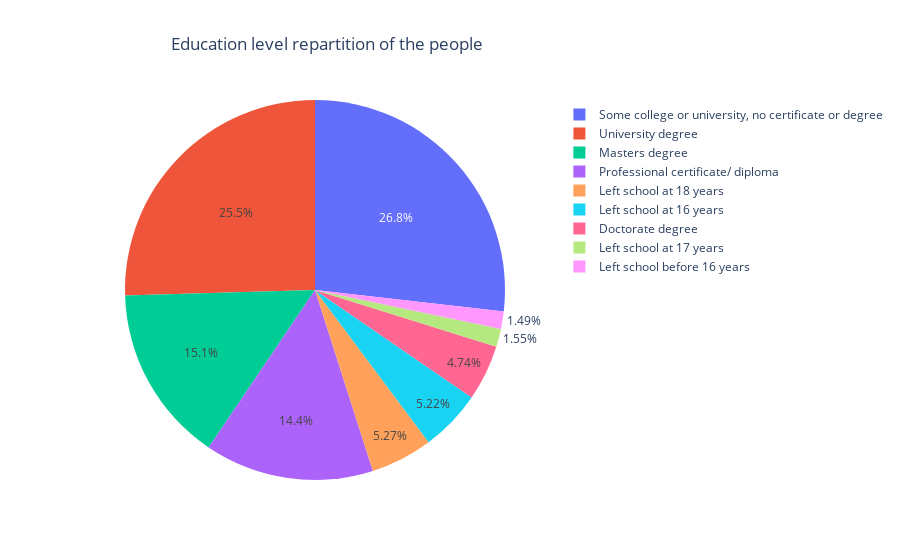

Notebook code for this chart:
### Code cell
educ = df2['Education'].map(traduction).value_counts()
fig=go.Figure()
fig.add_trace(go.Pie(values=np.array(educ.values), labels=np.array(educ.index)))
fig.update_layout(title='Education level repartition of the people', title_x=0.19)
fig.show()

### Figure 1 — Plotly figure (JSON) as saved in the notebook; plotly's stock layout.template omitted (floating-point values rounded to 4 significant figures)
{"data": [{"labels": ["Some college or university, no certificate or degree", "University degree  ", "Masters degree ", "Professional certificate/ diploma ", "Left school at 18 years", "Left school at 16 years", "Doctorate degree ", "Left school at 17 years", "Left school before 16 years"], "type": "pie", "values": [503, 478, 283, 270, 99, 98, 89, 29, 28]}], "layout": {"title": {"text": "Education level repartition of the people", "x": 0.19}}}
